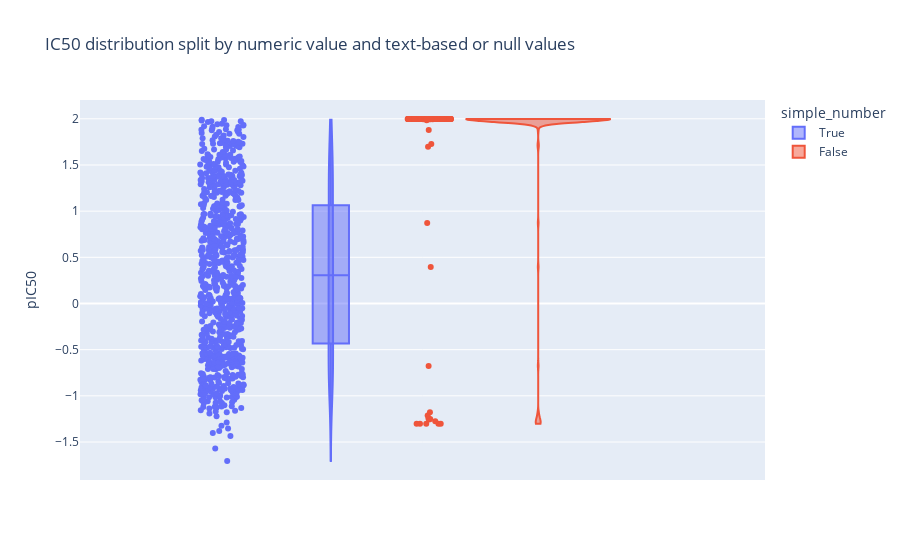

Here is the notebook cell this chart was saved with:
### Code cell
fig = px.violin(pd.DataFrame(dict(pIC50=ic50.apply(np.log10), quarter=quarter, simple_number=digit)), 
                y='pIC50', color='simple_number',
                box=True, points='all',
               title='IC50 distribution split by numeric value and text-based or null values'
               )
fig.update_traces(spanmode = 'hard')
fig

### Figure 1 — Plotly figure (JSON) as saved in the notebook; plotly's stock layout.template omitted (floating-point values rounded to 4 significant figures; data arrays with more than 128 entries replaced by an {"elided": "..."} marker saying what was removed)
{"data": [{"alignmentgroup": "True", "box": {"visible": true}, "hovertemplate": "simple_number=True<br>pIC50=%{y}<extra></extra>", "legendgroup": "True", "marker": {"color": "#636efa"}, "name": "True", "offsetgroup": "True", "orientation": "v", "points": "all", "scalegroup": "True", "showlegend": true, "spanmode": "hard", "type": "violin", "x0": " ", "xaxis": "x", "y": {"elided": "808 float values"}, "y0": " ", "yaxis": "y"}, {"alignmentgroup": "True", "box": {"visible": true}, "hovertemplate": "simple_number=False<br>pIC50=%{y}<extra></extra>", "legendgroup": "False", "marker": {"color": "#EF553B"}, "name": "False", "offsetgroup": "False", "orientation": "v", "points": "all", "scalegroup": "True", "showlegend": true, "spanmode": "hard", "type": "violin", "x0": " ", "xaxis": "x", "y": {"elided": "231 float values"}, "y0": " ", "yaxis": "y"}], "layout": {"autosize": true, "legend": {"title": {"text": "simple_number"}, "tracegroupgap": 0}, "title": {"text": "IC50 distribution split by numeric value and text-based or null values"}, "violinmode": "group", "xaxis": {"anchor": "y", "autorange": true, "domain": [0, 1], "range": [-0.5969, 0.5577], "type": "category"}, "yaxis": {"anchor": "x", "autorange": true, "domain": [0, 1], "range": [-1.911, 2.204], "title": {"text": "pIC50"}, "type": "linear"}}}
